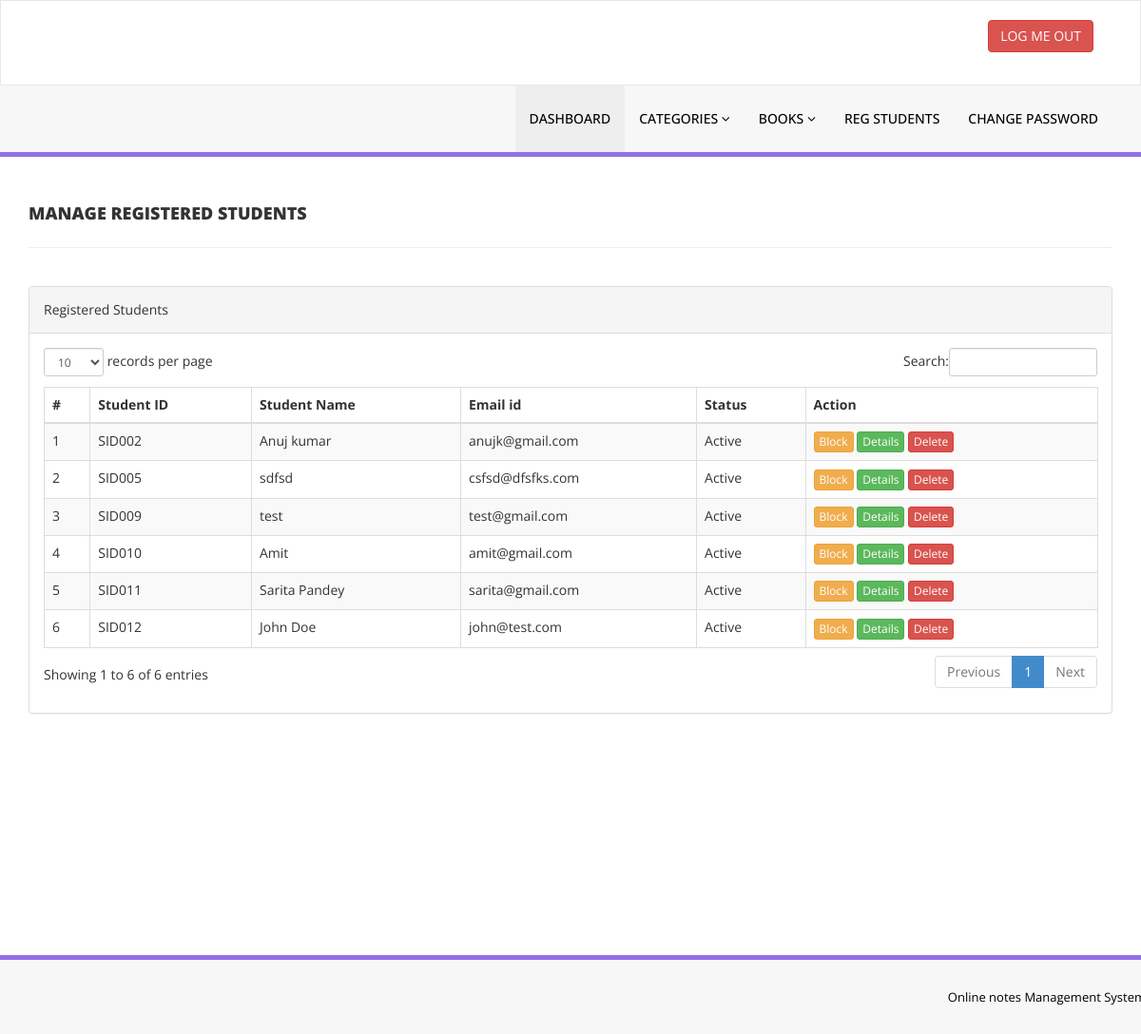
The app's page /admin/reg-students.php (signed in), older data.
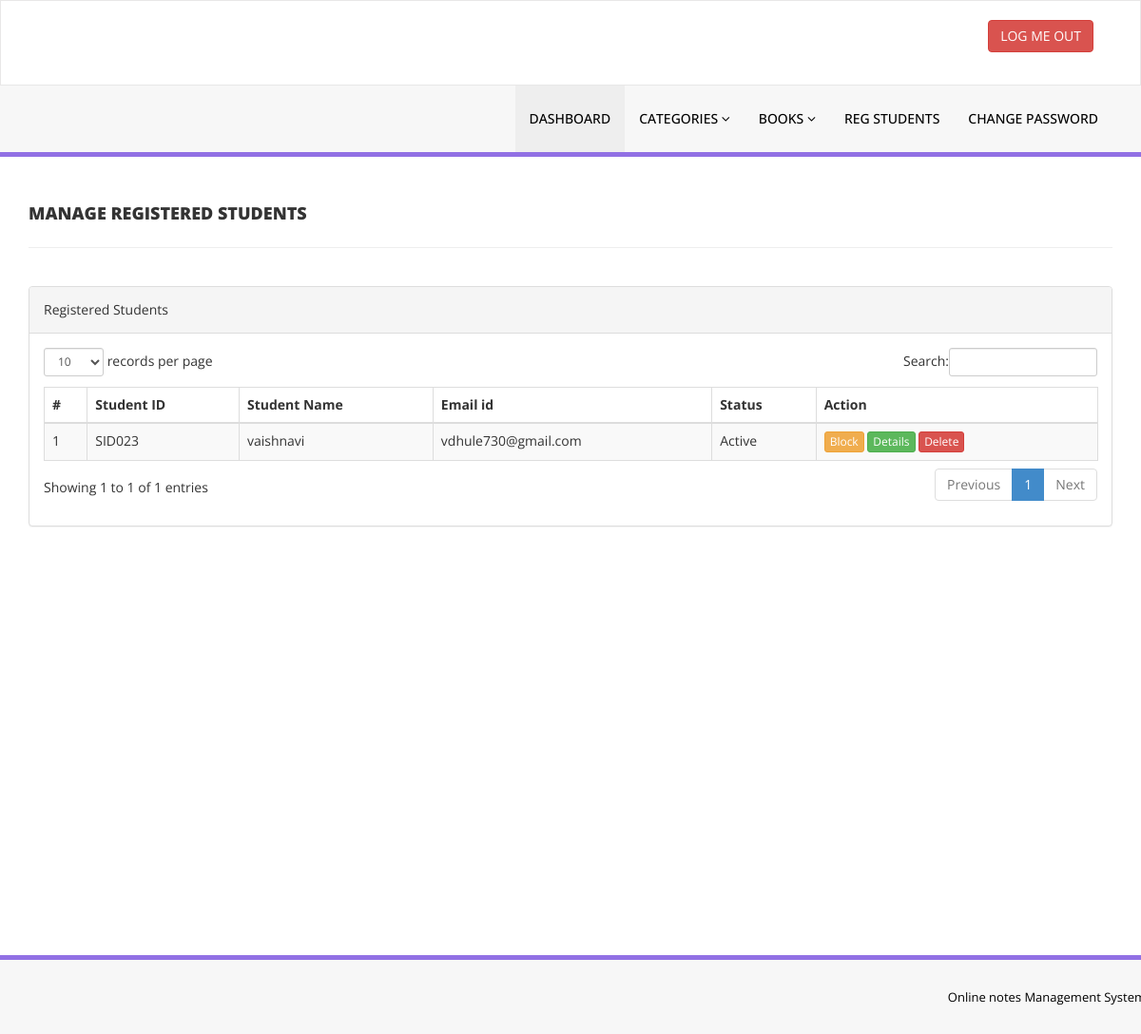
The same page, newer data.
### tables this page shows
CREATE TABLE `tblstudents` (
  `id` int(11) NOT NULL,
  `StudentId` varchar(100) DEFAULT NULL,
  `FullName` varchar(120) DEFAULT NULL,
  `EmailId` varchar(120) DEFAULT NULL,
  `Password` varchar(120) DEFAULT NULL,
  `course` varchar(255) NOT NULL,
  `year` varchar(255) NOT NULL,
  `semester` varchar(255) NOT NULL,
  `Status` int(1) DEFAULT NULL
);

### admin/reg-students.php (the view, shortened to what the changed rows need)
<?php
include('includes/config.php');
if(strlen($_SESSION['alogin'])==0) {
    header('location:index.php');
} else {
?>
<!DOCTYPE html>
<html xmlns="http://www.w3.org/1999/xhtml">
<head>
    <link href="assets/css/bootstrap.css" rel="stylesheet" />
    <link href="assets/css/font-awesome.css" rel="stylesheet" />
    <link href="assets/js/dataTables/dataTables.bootstrap.css" rel="stylesheet" />
    <link href="assets/css/style.css" rel="stylesheet" />
</head>
<body>
    <?php include('includes/header.php');?>
    <div class="content-wrapper">
        <div class="container">
            <div class="row pad-botm">
                <div class="col-md-12">
                    <h4 class="header-line">Manage Registered Students</h4>
                </div>
            </div>
            <div class="row">
                <div class="col-md-12">
                    <div class="panel panel-default">
                        <div class="panel-heading">Registered Students</div>
                        <div class="panel-body">
                            <div class="table-responsive">
                                <table class="table table-striped table-bordered table-hover" id="dataTables-example">
                                    <thead>
                                        <tr>
                                            <th>#</th>
                                            <th>Student ID</th>
                                            <th>Student Name</th>
                                            <th>Email id </th>
                                            <th>Status</th>
                                            <th>Action</th>
                                        </tr>
                                    </thead>
                                    <tbody>
                                        <?php
                                        $sql = "SELECT * from tblstudents";
                                        $query = $dbh -> prepare($sql);
                                        $query->execute();
                                        $results=$query->fetchAll(PDO::FETCH_OBJ);
                                        $cnt=1;
                                        if($query->rowCount() > 0) {
                                            foreach($results as $result) { ?>
                                                <tr class="odd gradeX">
                                                    <td class="center"><?php echo htmlentities($cnt);?></td>
                                                    <td class="center"><?php echo htmlentities($result->StudentId);?></td>
                                                    <td class="center"><?php echo htmlentities($result->FullName);?></td>
                                                    <td class="center"><?php echo htmlentities($result->EmailId);?></td>
                                                    <td class="center">
                                                        <?php if($result->Status==1) {
                                                            echo htmlentities("Active");
                                                        } else {
                                                            echo htmlentities("Blocked");
                                                        } ?>
                                                    </td>
                                                    <td class="center">
                                                        <?php if($result->Status==1) { ?>
                                                            <a href="reg-students.php?inid=<?php echo htmlentities($result->id);?>" onclick="return confirm('Are you sure you want to block this student?');">
                                                                <button class="btn btn-warning btn-xs"> Block</button>
                                                            </a>
                                                        <?php } else { ?>
                                                            <a href="reg-students.php?id=<?php echo htmlentities($result->id);?>" onclick="return confirm('Are you sure you want to activate this student?');">
                                                                <button class="btn btn-primary btn-xs"> Active</button>
                                                            </a>
                                                        <?php } ?>
                                                        <a href="student-history.php?stdid=<?php echo htmlentities($result->StudentId);?>">
                                                            <button class="btn btn-success btn-xs"> Details</button>
                                                        </a>
                                                        <a href="reg-students.php?del=<?php echo htmlentities($result->id);?>" onclick="return confirm('Are you sure you want to delete this student? This action cannot be undone.');">
                                                            <button class="btn btn-danger btn-xs"> Delete</button>
                                                        </a>
                                                    </td>
                                                </tr>
                                        <?php $cnt=$cnt+1; } } ?>
                                    </tbody>
                                </table>
                            </div>
                        </div>
                    </div>
                </div>
            </div>
        </div>
    </div>
    <?php include('includes/footer.php');?>
</body>
</html>
<?php } ?>

Row changes from the older to the newer data that the page shows:
removed tblstudents: StudentId "SID002", FullName "Anuj kumar", EmailId "anujk@gmail.com"
removed tblstudents: StudentId "SID005", FullName "sdfsd", EmailId "csfsd@dfsfks.com"
removed tblstudents: StudentId "SID009", FullName "test", EmailId "test@gmail.com"
removed tblstudents: StudentId "SID010", FullName "Amit", EmailId "amit@gmail.com"
removed tblstudents: StudentId "SID011", FullName "Sarita Pandey", EmailId "sarita@gmail.com"
removed tblstudents: StudentId "SID012", FullName "John Doe", EmailId "john@test.com"
added tblstudents: StudentId "SID023", FullName "vaishnavi", EmailId "vdhule730@gmail.com"
Text that changed along with them:
text written by a page script: "records per page Search: Showing 1 to 6 of 6 entries Previous 1 Next" → "records per page Search: Showing 1 to 1 of 1 entries Previous 1 Next"
